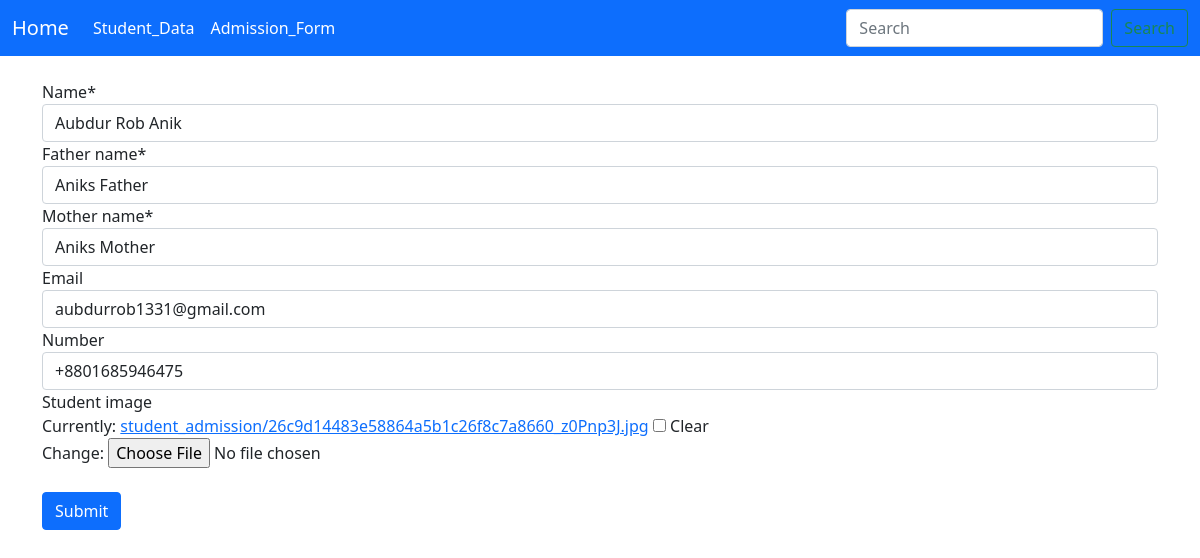
The page /student_update/9/ on the database its author committed.
### CRUD_Learn_App/models.py (models this page shows, shortened)
class Student_Admission(models.Model):
    name = models.CharField(max_length=50)
    father_name = models.CharField(max_length=50)
    mother_name = models.CharField(max_length=50)
    number = PhoneNumberField(null=False, blank=True)
    email = models.EmailField(max_length=50, null=True, blank=True)
    student_image = models.ImageField(upload_to="student_admission", blank=True, null=True)
    created_at = models.DateTimeField(auto_now_add=True)
    updated_at = models.DateTimeField(auto_now=True)

### CRUD_Learn_App/views.py (the view)
# urls.py: path('student_update/<int:id>/', student_update, name='student_update'),
def student_update(request, id):
    data = Student_Admission.objects.get(id=id)
    form = Student_admission_form(request.POST or None, instance=data)
    if request.method == "POST" and form.is_valid():
        form = form.save(commit=False)
        form.save()
        return redirect('student_list')
    context = {
            'form' : form,
    }
    return render(request, 'student_admission_form.html', context)

### CRUD_Learn_App/forms.py
class Student_admission_form(forms.ModelForm):
    class Meta:
        model = Student_Admission
        fields = ['name', 'father_name', 'mother_name', 'email', 'number', 'student_image']

### templates/student_admission_form.html (shortened to what this page needs)
{% extends 'main.html' %}
{% load crispy_forms_tags %}
{% block main %}
  <br>
  <form method="POST", enctype="multipart/form-data">
       <div class="container">
       	  {{ form|crispy }}
	  <br>
          <button type="submit" class="btn btn-primary">Submit</button>
       </div>
 </form>
 <br>
{% endblock %}

### rows shown on the page
Student_Admission: name "Aubdur Rob Anik", father_name "Aniks Father", mother_name "Aniks Mother", email "aubdurrob1331@gmail.com", number "+8801685946475"
